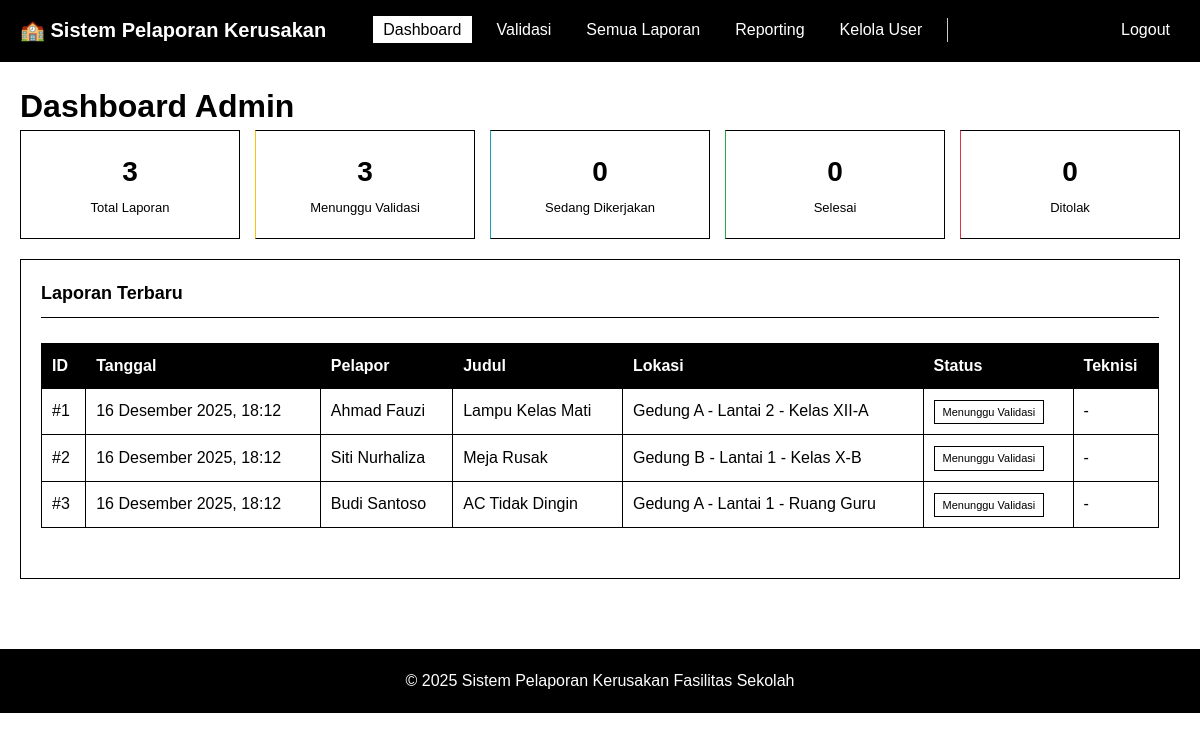
/views/admin/dashboard.php (signed in), run on the app's committed database.
### tables this page shows
CREATE TABLE IF NOT EXISTS laporan (
    report_id INT AUTO_INCREMENT PRIMARY KEY,
    user_id INT NOT NULL,
    judul VARCHAR(200) NOT NULL,
    deskripsi TEXT NOT NULL,
    lokasi VARCHAR(100) NOT NULL,
    foto VARCHAR(255) NULL,
    status ENUM('open', 'process', 'done', 'reject') NOT NULL DEFAULT 'open',
    assigned_to INT NULL,
    tanggal_lapor DATETIME NOT NULL,
    created_at TIMESTAMP DEFAULT CURRENT_TIMESTAMP,
    updated_at TIMESTAMP DEFAULT CURRENT_TIMESTAMP ON UPDATE CURRENT_TIMESTAMP,
    FOREIGN KEY (user_id) REFERENCES users(user_id) ON DELETE CASCADE,
    FOREIGN KEY (assigned_to) REFERENCES users(user_id) ON DELETE SET NULL,
    INDEX idx_user_id (user_id),
    INDEX idx_status (status),
    INDEX idx_assigned_to (assigned_to),
    INDEX idx_tanggal_lapor (tanggal_lapor),
    INDEX idx_lokasi (lokasi)
);

CREATE TABLE IF NOT EXISTS users (
    user_id INT AUTO_INCREMENT PRIMARY KEY,
    username VARCHAR(50) UNIQUE NOT NULL,
    password VARCHAR(255) NOT NULL,
    nama_lengkap VARCHAR(100) NOT NULL,
    role ENUM('siswa', 'admin', 'teknisi') NOT NULL,
    created_at TIMESTAMP DEFAULT CURRENT_TIMESTAMP,
    INDEX idx_username (username),
    INDEX idx_role (role)
);

### includes/functions.php (called while the page is built, shortened)
<?php
function baseUrl($path = '')
{
    $host = $_SERVER['HTTP_HOST'];
    $isVirtualHost = (strpos($host, '.test') !== false || strpos($host, '.local') !== false);
    $basePath = $isVirtualHost ? '' : '/Learning1';
    return $basePath . $path;
}
function formatDate($date)
{
    $timestamp = strtotime($date);
    $bulan = [
        1 => 'Januari',
        'Februari',
        'Maret',
        'April',
        'Mei',
        'Juni',
        'Juli',
        'Agustus',
        'September',
        'Oktober',
        'November',
        'Desember'
    ];
    $d = date('d', $timestamp);
    $m = $bulan[(int) date('m', $timestamp)];
    $y = date('Y', $timestamp);
    $time = date('H:i', $timestamp);
    return "$d $m $y, $time";
}
function formatStatus($status)
{
    $statusMap = [
        'open' => 'Menunggu Validasi',
        'process' => 'Sedang Dikerjakan',
        'done' => 'Selesai',
        'reject' => 'Ditolak'
    ];
    return $statusMap[$status] ?? $status;
}
function getStatusBadge($status)
{
    $badges = [
        'open' => 'badge-warning',
        'process' => 'badge-info',
        'done' => 'badge-success',
        'reject' => 'badge-danger'
    ];
    return $badges[$status] ?? 'badge-secondary';
}
?>

### config/session.php (called while the page is built, shortened)
<?php
function isLoggedIn()
{
    return isset($_SESSION['user_id']) && isset($_SESSION['role']);
}
function getCurrentUserRole()
{
    return $_SESSION['role'] ?? null;
}
?>

### views/admin/dashboard.php (the view, shortened to what this page needs)
<?php
require_once '../../config/session.php';
require_once '../../includes/functions.php';
$activePage = 'dashboard';
$pdo = getDBConnection();
$sql = "SELECT
            COUNT(*) as total,
            SUM(CASE WHEN status = 'open' THEN 1 ELSE 0 END) as open_count,
            SUM(CASE WHEN status = 'process' THEN 1 ELSE 0 END) as process_count,
            SUM(CASE WHEN status = 'done' THEN 1 ELSE 0 END) as done_count,
            SUM(CASE WHEN status = 'reject' THEN 1 ELSE 0 END) as reject_count
        FROM laporan";
$stmt = $pdo->query($sql);
$stats = $stmt->fetch();
$sql = "SELECT l.*, u.nama_lengkap as pelapor, t.nama_lengkap as teknisi_nama
        FROM laporan l
        JOIN users u ON l.user_id = u.user_id
        LEFT JOIN users t ON l.assigned_to = t.user_id
        ORDER BY l.tanggal_lapor DESC
        LIMIT 10";
$stmt = $pdo->query($sql);
$recentReports = $stmt->fetchAll();
include '../partials/header.php';
?>
<h1>Dashboard Admin</h1>
<div class="stats-grid">
    <div class="stat-card">
        <h3><?= $stats['total'] ?></h3>
        <p>Total Laporan</p>
    </div>
    <div class="stat-card" style="border-left-color: #ffc107;">
        <h3><?= $stats['open_count'] ?></h3>
        <p>Menunggu Validasi</p>
    </div>
    <div class="stat-card" style="border-left-color: #17a2b8;">
        <h3><?= $stats['process_count'] ?></h3>
        <p>Sedang Dikerjakan</p>
    </div>
    <div class="stat-card" style="border-left-color: #28a745;">
        <h3><?= $stats['done_count'] ?></h3>
        <p>Selesai</p>
    </div>
    <div class="stat-card" style="border-left-color: #dc3545;">
        <h3><?= $stats['reject_count'] ?></h3>
        <p>Ditolak</p>
    </div>
</div>
<div class="card">
    <div class="card-header">
        Laporan Terbaru
    </div>
    <div class="card-body">
        <div class="table-responsive">
            <table>
                <thead>
                    <tr>
                        <th>ID</th>
                        <th>Tanggal</th>
                        <th>Pelapor</th>
                        <th>Judul</th>
                        <th>Lokasi</th>
                        <th>Status</th>
                        <th>Teknisi</th>
                    </tr>
                </thead>
                <tbody>
                    <?php foreach ($recentReports as $report): ?>
                        <tr>
                            <td>#<?= $report['report_id'] ?></td>
                            <td><?= formatDate($report['tanggal_lapor']) ?></td>
                            <td><?= htmlspecialchars($report['pelapor']) ?></td>
                            <td><?= htmlspecialchars($report['judul']) ?></td>
                            <td><?= htmlspecialchars($report['lokasi']) ?></td>
                            <td><span
                                    class="badge <?= getStatusBadge($report['status']) ?>"><?= formatStatus($report['status']) ?></span>
                            </td>
                            <td><?= $report['teknisi_nama'] ? htmlspecialchars($report['teknisi_nama']) : '-' ?></td>
                        </tr>
                    <?php endforeach; ?>
                </tbody>
            </table>
        </div>
    </div>
</div>
<?php include '../partials/footer.php'; ?>

### views/partials/header.php (shortened to what this page needs)
<!DOCTYPE html>
<html lang="id">
<head>
    <link rel="stylesheet" href="<?= baseUrl('/public/css/style.css') ?>">
</head>
<body>
    <div class="header">
        <nav class="navbar">
            <a href="<?= baseUrl('/index.php') ?>" class="navbar-brand">
                🏫 Sistem Pelaporan Kerusakan
            </a>
            <ul class="navbar-menu">
                <?php if (isLoggedIn()): ?>
                    <?php $role = getCurrentUserRole(); ?>
                    <?php if ($role === 'admin'): ?>
                        <li><a href="<?= baseUrl('/views/admin/dashboard.php') ?>"
                                class="<?= isset($activePage) && $activePage === 'dashboard' ? 'active' : '' ?>">Dashboard</a>
                        </li>
                        <li><a href="<?= baseUrl('/views/admin/validasi.php') ?>"
                                class="<?= isset($activePage) && $activePage === 'validasi' ? 'active' : '' ?>">Validasi</a>
                        </li>
                        <li><a href="<?= baseUrl('/views/admin/laporan.php') ?>"
                                class="<?= isset($activePage) && $activePage === 'laporan' ? 'active' : '' ?>">Semua Laporan</a>
                        </li>
                        <li><a href="<?= baseUrl('/views/admin/reporting.php') ?>"
                                class="<?= isset($activePage) && $activePage === 'reporting' ? 'active' : '' ?>">Reporting</a>
                        </li>
                        <li><a href="<?= baseUrl('/views/admin/kelola_user.php') ?>"
                                class="<?= isset($activePage) && $activePage === 'kelola_user' ? 'active' : '' ?>">Kelola
                                User</a></li>
                    <?php endif; ?>
                    <li style="border-left: 1px solid #ccc; padding-left: 10px;">
                        <span style="font-weight: bold;"><?= getCurrentUserName() ?> (<?= getRoleName($role) ?>)</span>
                    </li>
                    <li><a href="<?= baseUrl('/logout.php') ?>">Logout</a></li>
                <?php else: ?>
                    <li><a href="<?= baseUrl('/views/auth/login.php') ?>">Login</a></li>
                <?php endif; ?>
            </ul>
        </nav>
    </div>
    <div class="container">

### views/partials/footer.php (shortened to what this page needs)
</div>
<div class="footer">
    <p>&copy; <?= date('Y') ?> Sistem Pelaporan Kerusakan Fasilitas Sekolah</p>
</div>
</body>
</html>

### public/css/style.css (style rules this page uses)
* { margin: 0; padding: 0; box-sizing: border-box; }
body { font-family: Arial, sans-serif; background: #fff; color: #000; line-height: 1.5; }
.container { max-width: 1200px; margin: 0 auto; padding: 20px; }
.header { background: #000; padding: 15px 0; border-bottom: 2px solid #000; }
.navbar { display: flex; justify-content: space-between; align-items: center; max-width: 1200px; margin: 0 auto; padding: 0 20px; }
.navbar-brand { font-size: 20px; font-weight: bold; color: #fff; text-decoration: none; }
.navbar-menu { display: flex; list-style: none; gap: 15px; }
.navbar-menu a { color: #fff; text-decoration: none; padding: 5px 10px; }
.navbar-menu a:hover, .navbar-menu a.active { background: #fff; color: #000; }
.card { background: #fff; border: 1px solid #000; padding: 20px; margin-bottom: 20px; }
.card-header { font-size: 18px; font-weight: bold; margin-bottom: 15px; padding-bottom: 10px; border-bottom: 1px solid #000; }
.card-body { padding: 10px 0; }
.stats-grid { display: grid; grid-template-columns: repeat(auto-fit, minmax(150px, 1fr)); gap: 15px; margin-bottom: 20px; }
.stat-card { background: #fff; border: 1px solid #000; padding: 20px; text-align: center; }
.stat-card h3 { font-size: 28px; margin-bottom: 5px; }
.stat-card p { font-size: 13px; }
.table-responsive { overflow-x: auto; margin-bottom: 20px; }
table { width: 100%; border-collapse: collapse; border: 1px solid #000; }
table th { padding: 10px; text-align: left; font-weight: bold; background: #000; color: #fff; border: 1px solid #000; }
table td { padding: 10px; border: 1px solid #000; }
.badge { display: inline-block; padding: 3px 8px; border: 1px solid #000; font-size: 11px; }
.badge-warning, .badge-info, .badge-success, .badge-danger { background: #fff; color: #000; }
.footer { background: #000; color: #fff; text-align: center; padding: 20px; margin-top: 30px; }

### data on the page
laporan: report_id "1", tanggal_lapor "16 Desember 2025, 18:12", user.nama_lengkap "Ahmad Fauzi", judul "Lampu Kelas Mati", lokasi "Gedung A - Lantai 2 - Kelas XII-A", status "Menunggu Validasi"
laporan: report_id "2", tanggal_lapor "16 Desember 2025, 18:12", user.nama_lengkap "Siti Nurhaliza", judul "Meja Rusak", lokasi "Gedung B - Lantai 1 - Kelas X-B", status "Menunggu Validasi"
laporan: report_id "3", tanggal_lapor "16 Desember 2025, 18:12", user.nama_lengkap "Budi Santoso", judul "AC Tidak Dingin", lokasi "Gedung A - Lantai 1 - Ruang Guru", status "Menunggu Validasi"

### other printed values
$stats['total'] "3"
$stats['open_count'] "3"
$stats['process_count'] "0"
$stats['done_count'] "0"
$stats['reject_count'] "0"
